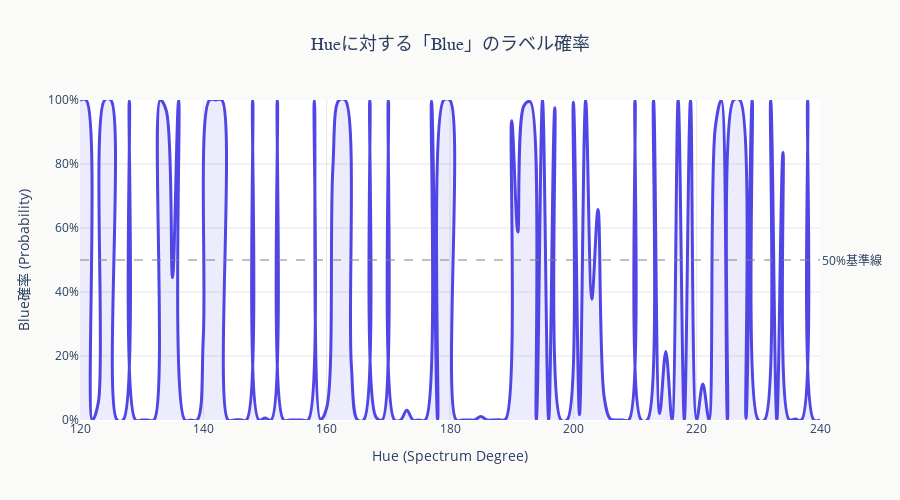

Source (notebook cell):
### Code cell
import plotly.graph_objects as go
import plotly.io as pio
import numpy as np


hue_angles = np.arange(120, 241, 1)
model_lang_map = {
    'laion': 'En',
    'llmjp': 'Ja',
    'siglip': 'En'
}

# プロンプト言語のマッピング（exp1.run()の第一引数から）
# 現在は'en'のみ実行されているようですが、複数に対応
prompt_lang_map = {
    'en': 'En',
    'ja': 'Ja'
}

# HTMLファイルを参考にしたスタイルで可視化
fig = go.Figure()

# exp1_resultsの各実験結果をプロット
# 現在は'laion'のみですが、複数の実験結果にも対応
for model_name, probs in exp1_results.items():
    # プロンプト言語を取得（現在は'en'のみ実行されていると仮定）
    # 実際のプロンプト言語に合わせて調整してください
    prompt_lang = 'En'  # デフォルト、実際の値に置き換え

    # モデル言語を取得
    model_lang = model_lang_map.get(model_name, 'En')

    # 実験名を作成（<プロンプト言語>-<モデル言語>）
    exp_name = f"{prompt_lang}-{model_lang}"

    # Blue確率のみを抽出（[Green確率, Blue確率]の順序と仮定）
    blue_probs = probs[:, 1]

    # Blue確率の線を追加
    fig.add_trace(go.Scatter(
        x=hue_angles,
        y=blue_probs,
        mode='lines',
        name=exp_name,
        line=dict(
            color='#4f46e5',  # Indigo 600
            width=3,
            shape='spline'
        ),
        fill='tozeroy',
        fillcolor='rgba(79, 70, 229, 0.1)',
        hovertemplate=f'{exp_name}<br>Hue: %{{x}}°<br>Blue確率: %{{y:.1%}}<extra></extra>'
    ))

# 50%の基準線を追加
fig.add_hline(
    y=0.5,
    line_dash="dash",
    line_color="gray",
    opacity=0.5,
    annotation_text="50%基準線",
    annotation_position="right"
)

# レイアウトの設定（HTMLファイルのスタイルを参考）
fig.update_layout(
    title={
        'text': 'Hueに対する「Blue」のラベル確率',
        'x': 0.5,
        'xanchor': 'center',
        'font': {'size': 18, 'family': 'Arial, sans-serif'}
    },
    xaxis=dict(
        title='Hue (Spectrum Degree)',
        titlefont=dict(size=14),
        tickfont=dict(size=12),
        gridcolor='rgba(0,0,0,0.1)',
        showgrid=True
    ),
    yaxis=dict(
        title='Blue確率 (Probability)',
        titlefont=dict(size=14),
        tickfont=dict(size=12),
        tickformat='.0%',
        range=[0, 1],
        gridcolor='rgba(0,0,0,0.1)',
        showgrid=True
    ),
    legend=dict(
        x=0.02,
        y=0.98,
        bgcolor='rgba(255,255,255,0.8)',
        bordercolor='rgba(0,0,0,0.2)',
        borderwidth=1
    ),
    plot_bgcolor='white',
    paper_bgcolor='#fafaf9',  # Stone 50 (HTMLファイルと同じ背景色)
    width=900,
    height=500,
    hovermode='x unified'
)

# Try to display the plot with the right renderer
try:
    fig.show(renderer="vscode")
except:
    try:
        fig.show(renderer="notebook")
    except:
        try:
            fig.show(renderer="browser")
        except:
            fig.write_html("plot.html")
            print("Saved the plot to plot.html")
            fig.show()

### Figure 1 — Plotly figure (JSON) as saved in the notebook; plotly's stock layout.template omitted (floating-point values rounded to 4 significant figures)
{"data": [{"fill": "tozeroy", "fillcolor": "rgba(79, 70, 229, 0.1)", "hovertemplate": "En-En<br>Hue: %{x}°<br>Blue確率: %{y:.1%}<extra></extra>", "line": {"color": "#4f46e5", "shape": "spline", "width": 3}, "mode": "lines", "name": "En-En", "type": "scatter", "x": [120, 121, 122, 123, 124, 125, 126, 127, 128, 129, 130, 131, 132, 133, 134, 135, 136, 137, 138, 139, 140, 141, 142, 143, 144, 145, 146, 147, 148, 149, 150, 151, 152, 153, 154, 155, 156, 157, 158, 159, 160, 161, 162, 163, 164, 165, 166, 167, 168, 169, 170, 171, 172, 173, 174, 175, 176, 177, 178, 179, 180, 181, 182, 183, 184, 185, 186, 187, 188, 189, 190, 191, 192, 193, 194, 195, 196, 197, 198, 199, 200, 201, 202, 203, 204, 205, 206, 207, 208, 209, 210, 211, 212, 213, 214, 215, 216, 217, 218, 219, 220, 221, 222, 223, 224, 225, 226, 227, 228, 229, 230, 231, 232, 233, 234, 235, 236, 237, 238, 239, 240], "y": [1.0, 1.0, 5.529e-07, 0.05811, 0.9998, 1.0, 4.936e-07, 6.861e-06, 0.9978, 7.951e-07, 6.514e-05, 0.0003901, 7.296e-07, 1.0, 0.9663, 0.4447, 1.0, 8.691e-06, 5.99e-07, 2.602e-05, 0.2614, 1.0, 0.9999, 1.0, 1.969e-06, 0.0001473, 0.0006887, 1.355e-06, 0.9996, 9.668e-06, 0.005981, 2.104e-06, 1.0, 8.025e-05, 1.026e-05, 1.978e-05, 6.57e-07, 1.484e-05, 0.9983, 0.001558, 0.03757, 0.7852, 0.9999, 1.0, 0.1726, 2.178e-05, 5.784e-07, 1.0, 0.008863, 1.206e-06, 1.0, 1.856e-06, 1.517e-06, 0.03036, 0.0001207, 8.553e-07, 9.265e-07, 0.997, 6.903e-07, 1.0, 0.9993, 5.14e-07, 2.541e-06, 5.296e-07, 1.6e-06, 0.01085, 4.308e-05, 1.75e-06, 0.0004723, 0.001881, 0.9351, 0.5873, 0.9824, 0.9946, 4.573e-06, 0.9995, 1.439e-06, 0.9759, 3.623e-06, 0.0002648, 0.9926, 0.01623, 1.0, 0.3777, 0.6577, 0.07234, 0.003333, 1.318e-05, 4.792e-07, 2.459e-06, 0.9999, 1.01e-06, 1.885e-05, 1.0, 0.01993, 0.214, 6.209e-06, 1.0, 0.001075, 0.9991, 4.389e-06, 0.1124, 2.754e-06, 0.9106, 1.0, 4.588e-07, 0.9999, 1.0, 0.004917, 1.0, 1.106e-06, 3.531e-05, 0.9998, 3.301e-06, 0.836, 0.0008947, 0.002752, 6.273e-07, 1.0, 5.011e-06, 0.0002181]}], "layout": {"annotations": [{"showarrow": false, "text": "50%基準線", "x": 1, "xanchor": "left", "xref": "x domain", "y": 0.5, "yanchor": "middle", "yref": "y"}], "height": 500, "hovermode": "x unified", "legend": {"bgcolor": "rgba(255,255,255,0.8)", "bordercolor": "rgba(0,0,0,0.2)", "borderwidth": 1, "x": 0.02, "y": 0.98}, "paper_bgcolor": "#fafaf9", "plot_bgcolor": "white", "shapes": [{"line": {"color": "gray", "dash": "dash"}, "opacity": 0.5, "type": "line", "x0": 0, "x1": 1, "xref": "x domain", "y0": 0.5, "y1": 0.5, "yref": "y"}], "title": {"font": {"family": "Arial, sans-serif", "size": 18}, "text": "Hueに対する「Blue」のラベル確率", "x": 0.5, "xanchor": "center"}, "width": 900, "xaxis": {"gridcolor": "rgba(0,0,0,0.1)", "showgrid": true, "tickfont": {"size": 12}, "title": {"font": {"size": 14}, "text": "Hue (Spectrum Degree)"}}, "yaxis": {"gridcolor": "rgba(0,0,0,0.1)", "range": [0, 1], "showgrid": true, "tickfont": {"size": 12}, "tickformat": ".0%", "title": {"font": {"size": 14}, "text": "Blue確率 (Probability)"}}}}
